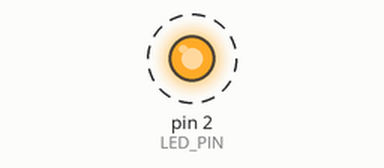
The sketch below on a simulated Arduino Uno, built with avr-gcc and run on an emulated ATmega328P. Parts: output pins drawn as LEDs (lit = HIGH). Dashed ring = blinking. What the sketch prints to the serial monitor is not drawn.

Above: at 0.5 s.
Timing chart, 0 to 4.6 s (numbered marks = the images above):
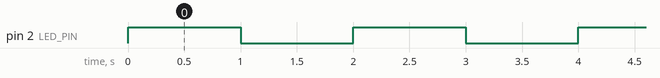

Measured:
- by itself, pin 2 (LED_PIN): alternates HIGH for 1.0 s and LOW for 1.0 s

The sketch:

Week06_Homework01.ino
```cpp
#include <Arduino.h>

#define BUTTON_PIN 0
#define LED_PIN 2
#define LED_BLINK_MS 1000

bool getButton() {
  return !digitalRead(BUTTON_PIN);
}

bool last_button_status = false;
bool getButtonClick() {
  bool button_status = getButton();
  bool click = button_status && button_status != last_button_status;
  last_button_status = button_status;
  return click;
}

void setLED(bool light) {
  digitalWrite(LED_PIN, light);
}

void setup() {
  Serial.begin(115200);

  pinMode(BUTTON_PIN, INPUT);
  pinMode(LED_PIN, OUTPUT);
}

void loop() {
  setLED((millis() % (LED_BLINK_MS * 2)) < LED_BLINK_MS);
  if(getButtonClick())
    Serial.println("Button Click!");
}
```
